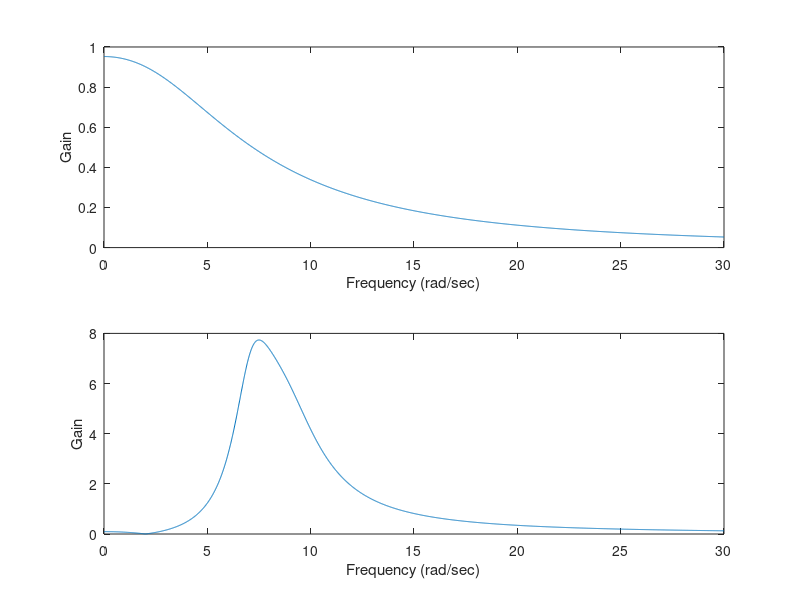

This chart was generated by the following MATLAB code:
format compact; format shortG; clear; clc; % Filter Analysis
poly([-5, -6, -7]) % Problem 1a
% Problem 1b
s = 0i;
X = 3;
Y = X * 50*(s+4) / ((s+5)*(s+6)*(s+7))
% Problem 1c
s = 2i;
X = 0-5i;
Y = X * 50*(s+4) / ((s+5)*(s+6)*(s+7))
% Problem 2
w = [0:0.01:30]';
s = j*w;
G = 50.*(s+4) ./ ((s+5).*(s+6).*(s+7));
subplot(211); plot(w,abs(G))
xlabel('Frequency (rad/sec)'); ylabel('Gain');
% Problem 3
G = 100.*(s.^2 +4) ./ ((s.^2 + 2.*s + 50).*(s.^2 + 4.*s + 85));
subplot(212); plot(w,abs(G))
xlabel('Frequency (rad/sec)'); ylabel('Gain');
